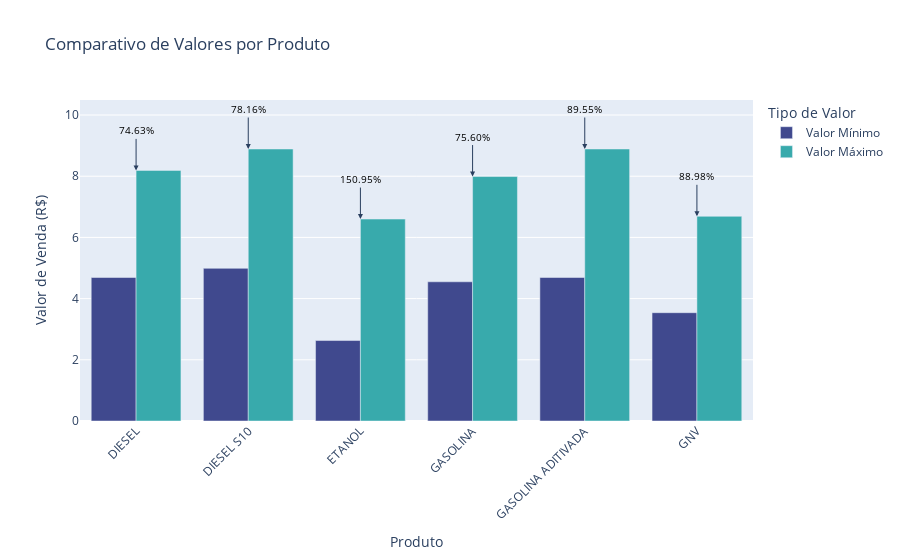

Here is the notebook cell this chart was saved with:
### Markdown cell above
Para melhor visualização dos dados, o gráfico a seguir apresenta um comparativo de valores mínimos e máximos de cada produto listado anteriormente

### Code cell
import plotly.graph_objects as go
df_comparativo = pd.merge(df_vendas_valor_min, df_vendas_valor_max, on='Produto')
df_comparativo['Porcentagem_Diferenca'] = ((df_comparativo['Valor_Máximo'] - df_comparativo['Valor_Minimo']) / df_comparativo['Valor_Minimo']) * 100
palette = sns.color_palette("mako", 2).as_hex()
fig = go.Figure()
fig.add_trace(go.Bar(
    x=df_comparativo['Produto'],
    y=df_comparativo['Valor_Minimo'],
    name='Valor Mínimo',
    marker_color=palette[0]
))
fig.add_trace(go.Bar(
    x=df_comparativo['Produto'],
    y=df_comparativo['Valor_Máximo'],
    name='Valor Máximo',
    marker_color=palette[1]
))
for i, row in df_comparativo.iterrows():
    fig.add_annotation(
        x=row['Produto'], y=row['Valor_Máximo'], 
        text=f"{row['Porcentagem_Diferenca']:.2f}%", showarrow=True, 
        arrowhead=2, ax=0, ay=-40,
        font=dict(size=10, color="black")
    )
fig.update_layout(title='Comparativo de Valores por Produto',
    xaxis_title='Produto', yaxis_title='Valor de Venda (R$)', barmode='group', xaxis_tickangle=-45,
    legend_title="Tipo de Valor", showlegend=True
)
fig.show()

### Figure 1 — Plotly figure (JSON) as saved in the notebook; plotly's stock layout.template omitted (floating-point values rounded to 4 significant figures)
{"data": [{"marker": {"color": "#40498e"}, "name": "Valor Mínimo", "type": "bar", "x": ["DIESEL", "DIESEL S10", "ETANOL", "GASOLINA", "GASOLINA ADITIVADA", "GNV"], "y": [4.69, 4.99, 2.63, 4.55, 4.69, 3.54]}, {"marker": {"color": "#38aaac"}, "name": "Valor Máximo", "type": "bar", "x": ["DIESEL", "DIESEL S10", "ETANOL", "GASOLINA", "GASOLINA ADITIVADA", "GNV"], "y": [8.19, 8.89, 6.6, 7.99, 8.89, 6.69]}], "layout": {"annotations": [{"arrowhead": 2, "ax": 0, "ay": -40, "font": {"color": "black", "size": 10}, "showarrow": true, "text": "74.63%", "x": "DIESEL", "y": 8.19}, {"arrowhead": 2, "ax": 0, "ay": -40, "font": {"color": "black", "size": 10}, "showarrow": true, "text": "78.16%", "x": "DIESEL S10", "y": 8.89}, {"arrowhead": 2, "ax": 0, "ay": -40, "font": {"color": "black", "size": 10}, "showarrow": true, "text": "150.95%", "x": "ETANOL", "y": 6.6}, {"arrowhead": 2, "ax": 0, "ay": -40, "font": {"color": "black", "size": 10}, "showarrow": true, "text": "75.60%", "x": "GASOLINA", "y": 7.99}, {"arrowhead": 2, "ax": 0, "ay": -40, "font": {"color": "black", "size": 10}, "showarrow": true, "text": "89.55%", "x": "GASOLINA ADITIVADA", "y": 8.89}, {"arrowhead": 2, "ax": 0, "ay": -40, "font": {"color": "black", "size": 10}, "showarrow": true, "text": "88.98%", "x": "GNV", "y": 6.69}], "autosize": true, "barmode": "group", "legend": {"title": {"text": "Tipo de Valor"}}, "showlegend": true, "title": {"text": "Comparativo de Valores por Produto"}, "xaxis": {"autorange": true, "range": [-0.5, 5.5], "tickangle": -45, "title": {"text": "Produto"}, "type": "category"}, "yaxis": {"autorange": true, "range": [0, 15.26], "title": {"text": "Valor de Venda (R$)"}, "type": "linear"}}}
